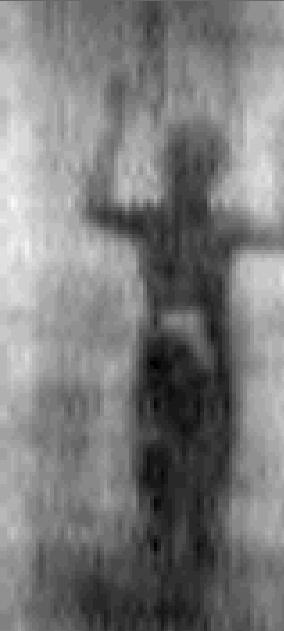
%> input picture kodlar/image_0414.jpg, 284 x 631 px
$ octave deneme3.m   (GNU Octave 9; MATLAB toolbox functions it lacks are replaced by stand-ins)
%> lines starting %> are read from the running program, lines starting %| are printed output that depends on the picture
clear all;
close all;
clc;

img=imread("image_0414.jpg");
%> img is the input picture: size 631x284x3 uint8; min 0, max 252, mean 123
f=ones(3,3)/6; %mean filter kernel
img1= imfilter(img,f);
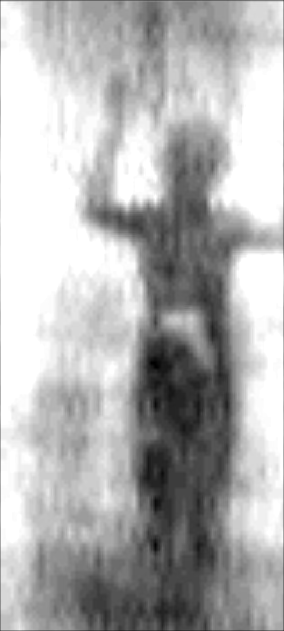
%> img1: size 631x284x3 uint8; min 0, max 255, mean 177.8

b(:,:,1)=199-img1(:,:,1);
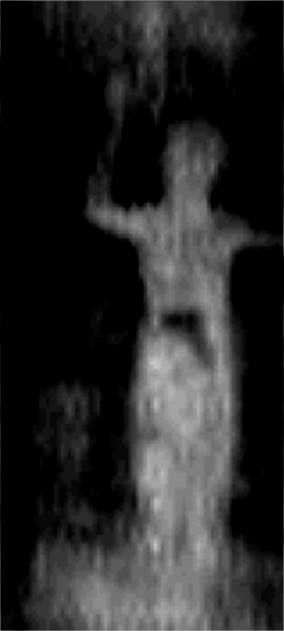
%> b: size 631x284 uint8; min 0, max 199, mean 38.9
b(:,:,2)=199-img1(:,:,2);
b(:,:,3)=199-img1(:,:,3);
%> b: size 631x284x3 uint8

imgd=im2double(b);

SE=strel('disk',3);
img2= imdilate(imgd,SE);
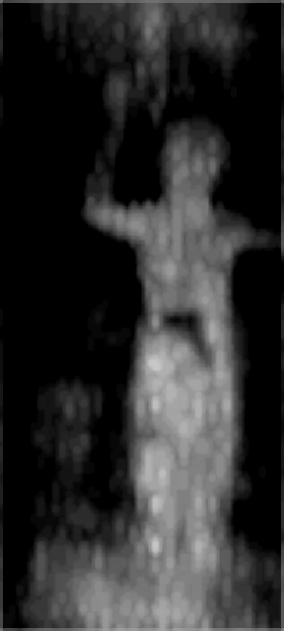
%> img2: size 631x284x3 double; min 0, max 0.78, mean 0.174

img3= imfill(img2,"holes");


 subplot(121);imshow(img); title('Orijinal Image');
% subplot(111);imshow(img1); title('Mean Filter');
% subplot(111),imshow(b); title('CMY Dönüşümü');
 subplot(122),imshow(img3); title('Dönüşüm Sonucu');
% subplot(111),imshow(img3); title('imfill Dönüşümü');

$ run again, with kodlar/image_0348.jpg copied over kodlar/image_0414.jpg
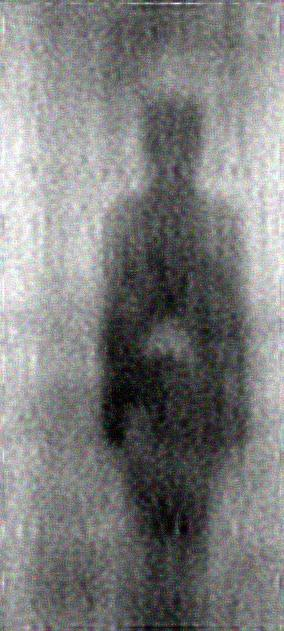
%> input picture kodlar/image_0348.jpg, 284 x 631 px
%> img is the input picture: size 631x284x3 uint8; mean R, G, B 125.7, 125.7, 125.7
%> `img1= imfilter(img,f);`:
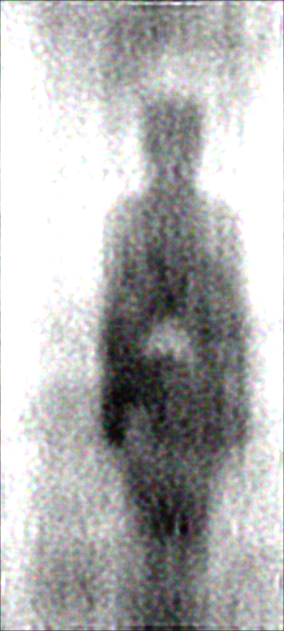
%> img1: size 631x284x3 uint8; mean R, G, B 178.5, 178.5, 178.5
%> `img2= imdilate(imgd,SE);`:
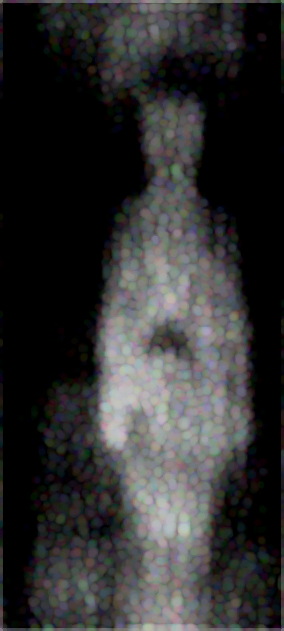
%> img2: size 631x284x3 double; mean R, G, B 0.191, 0.19, 0.191
